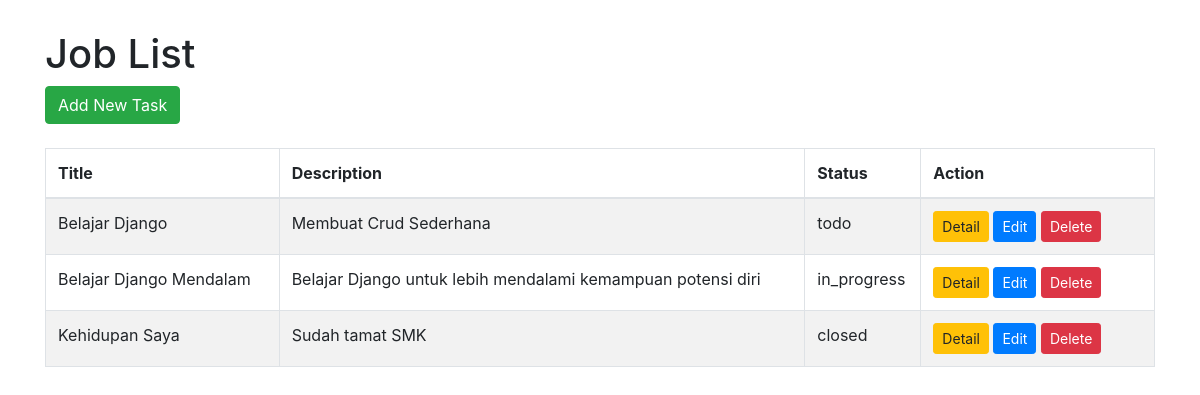
/todo/, run on the app's committed database.
### todo/models.py (models this page shows)
class Task(models.Model):
    class TaskStatus(models.TextChoices):
        TODO = 'todo', _('Todo')
        IN_PROGRESS = 'in_progress', _('In Progress')
        CLOSED = 'closed', _('Closed')
    title = models.CharField(max_length=100)
    description = models.TextField()
    status = models.CharField(
        max_length=20,
        choices=TaskStatus.choices,
        default=TaskStatus.TODO
    )
    created_at = models.DateTimeField(auto_now_add=True)
    updated_at = models.DateTimeField(auto_now=True)
    class Meta:
        db_table = 'tasks'

### todo/views.py (the view)
# urls.py: path('', views.my_viewss, name="index"), #name = ".." for (..) name of file template.html
def my_viewss(request):
    tasks = Task.objects.all()
    context = {
        'tasks': tasks
    }
    return render(request, 'todo/index.html', context)

### todo/templates/todo/index.html (shortened to what this page needs)
<!doctype html>
<html lang="en">
  <head>
    <link rel="stylesheet" href="https://maxcdn.bootstrapcdn.com/bootstrap/4.0.0/css/bootstrap.min.css">
  </head>
  <body>
    <div class="container">
      <h1>Job List</h1>
      <div>
        <a href="{% url 'todo:create' %}" class="btn btn-success">Add New Task</a>
      </div>
      <br>
      <table class="table table-bordered table-striped">
          <thead>
              <tr>
                  <th width="20%">Title</th>
                  <th width="45%">Description</th>
                  <th width="5%">Status</th>
                  <th width="20%">Action</th>
              </tr>
          </thead>
          <tbody>
            {% if tasks %}
              {% for task in tasks %}
              <tr>
                  <td>{{ task.title }}</td>
                  <td>{{ task.description }}</td>
                  <td>{{ task.status }}</td>
                  <td>
                      <a href="{% url 'todo:detail' task.id %}" class="btn btn-warning btn-sm">Detail</a>
                      <a href="{% url 'todo:update' task.id %}" class="btn btn-primary btn-sm">Edit</a>
                      <a href="{% url 'todo:delete' task.id %}" class="btn btn-danger btn-sm" onclick="return confirm('Are You Sure To Delete This Task?')">Delete</a>
                  </td>
              </tr>
              {% endfor %}
            {% else %}
              <tr>
                <td colspan="5">Data Not Found.</td>
              </tr>
            {% endif %}
          </tbody>
      </table>
  </div>
  </body>
</html>

### todo/templates/todo/index.html (style rules this page uses)
body { margin-top: 30px; }

### data on the page
Task: title "Belajar Django", description "Membuat Crud Sederhana", status "todo"
Task: title "Belajar Django Mendalam", description "Belajar Django untuk lebih mendalami kemampuan potensi diri", status "in_progress"
Task: title "Kehidupan Saya", description "Sudah tamat SMK", status "closed"
